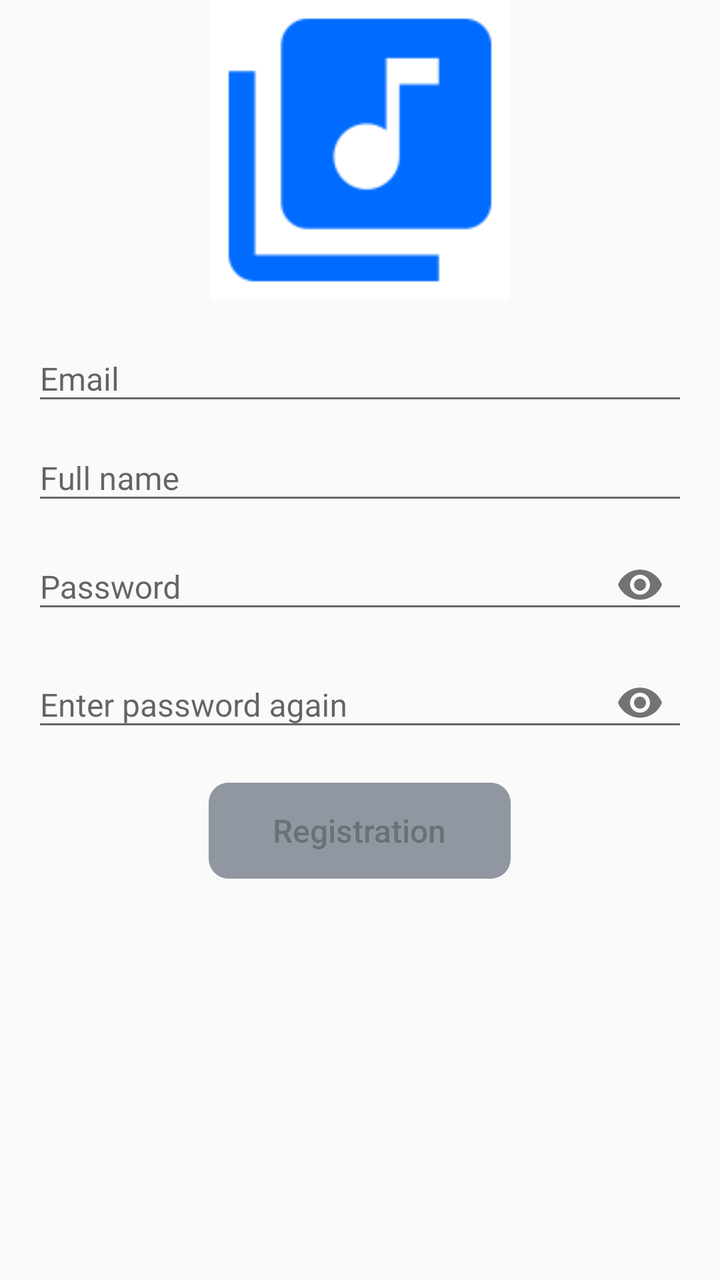
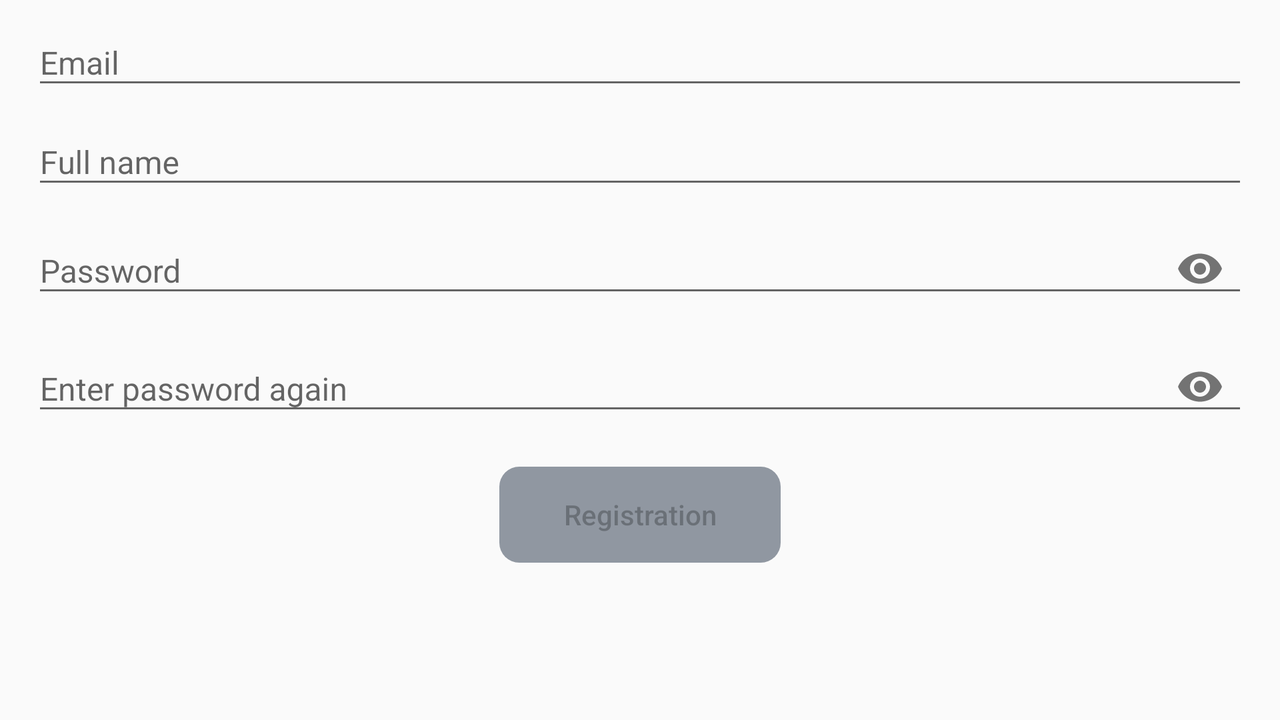

Two renders of one Android screen. The first uses the default layout on a phone; the second uses the alternative layout the repository ships for a different screen configuration, on a matching device. The two XML files are below.
<!-- AndroidManifest.xml: application theme AppTheme -->
<!-- res/layout/fragment_registration.xml -->
<?xml version="1.0" encoding="utf-8"?>
<LinearLayout android:layout_width="match_parent"
    xmlns:app="http://schemas.android.com/apk/res-auto"
    android:layout_gravity="center"
    android:layout_height="wrap_content"
    android:orientation="vertical"
    xmlns:android="http://schemas.android.com/apk/res/android">

    <ImageView
        android:layout_height="150dp"
        android:layout_width="150dp"
        android:layout_gravity="center"
        android:src="@mipmap/ic_logo"
        android:layout_marginBottom="@dimen/custom_margin"
        android:contentDescription="@string/logo" />

    <com.google.android.material.textfield.TextInputLayout
        android:layout_width="match_parent"
        android:layout_height="wrap_content">

        <com.google.android.material.textfield.TextInputEditText
            android:id="@+id/editText_email"
            android:layout_width="match_parent"
            android:layout_height="wrap_content"
            android:layout_marginHorizontal="@dimen/double_custom_margin"
            android:hint="@string/email_hint"
            android:inputType="textEmailAddress"
            android:textSize="@dimen/font_size"
            android:importantForAutofill="no" />
    </com.google.android.material.textfield.TextInputLayout>

    <com.google.android.material.textfield.TextInputLayout
        android:layout_width="match_parent"
        android:layout_height="wrap_content">

        <com.google.android.material.textfield.TextInputEditText
            android:id="@+id/editText_name"
            android:layout_width="match_parent"
            android:layout_height="wrap_content"
            android:layout_marginHorizontal="@dimen/double_custom_margin"
            android:hint="@string/name_hint"
            android:inputType="text"
            android:textSize="@dimen/font_size"
            android:importantForAutofill="no" />
    </com.google.android.material.textfield.TextInputLayout>

    <com.google.android.material.textfield.TextInputLayout
        android:layout_width="match_parent"
        android:layout_height="wrap_content"
        app:passwordToggleEnabled="true">

        <com.google.android.material.textfield.TextInputEditText
            android:id="@+id/editText_password"
            android:layout_width="match_parent"
            android:layout_height="wrap_content"
            android:layout_marginHorizontal="@dimen/double_custom_margin"
            android:hint="@string/password_hint"
            android:inputType="textPassword"
            android:textSize="@dimen/font_size"
            android:importantForAutofill="no" />
    </com.google.android.material.textfield.TextInputLayout>

    <com.google.android.material.textfield.TextInputLayout
        android:layout_width="match_parent"
        android:layout_height="wrap_content"
        app:passwordToggleEnabled="true">

        <com.google.android.material.textfield.TextInputEditText
            android:id="@+id/editText_againPassword"
            android:layout_width="match_parent"
            android:layout_height="wrap_content"
            android:layout_marginHorizontal="@dimen/double_custom_margin"
            android:hint="@string/password_again_hint"
            android:inputType="textPassword"
            android:textSize="@dimen/font_size"
            android:importantForAutofill="no" />
    </com.google.android.material.textfield.TextInputLayout>

    <Button
        android:id="@+id/button_register"
        android:layout_width="wrap_content"
        android:layout_height="wrap_content"
        android:layout_marginTop="@dimen/double_custom_margin"
        android:paddingHorizontal="32dp"
        android:textSize="@dimen/font_size"
        android:layout_gravity="center"
        android:enabled="false"
        style="@style/CustomButtons"
        android:text="@string/registration"
        android:textAllCaps="false" />
</LinearLayout>
<!-- resources referenced by this layout -->
<resources>
  <dimen name="custom_margin">8dp</dimen>
  <dimen name="double_custom_margin">16dp</dimen>
  <dimen name="font_size">16sp</dimen>
  <!-- mipmap ic_logo: png bitmap (mipmap-hdpi, 831 bytes) -->
  <string name="email_hint">Email</string>
  <string name="logo">Logo</string>
  <string name="name_hint">Full name</string>
  <string name="password_again_hint">Enter password again</string>
  <string name="password_hint">Password</string>
  <string name="registration">Registration</string>
  <style name="CustomButtons">
          <item name="android:background">@drawable/custom_button</item>
      </style>
  <style name="AppTheme" parent="Theme.AppCompat.Light.NoActionBar">
          
          <item name="colorPrimary">@color/colorPrimary</item>
          <item name="colorPrimaryDark">@color/colorPrimaryDark</item>
          <item name="colorAccent">@color/colorAccent</item>
      </style>
  <!-- drawable custom_button (drawable) -->
  <?xml version="1.0" encoding="utf-8"?>
  <selector xmlns:android="http://schemas.android.com/apk/res/android">
      <item android:state_enabled="false" android:drawable="@drawable/custom_button_invalid" />
      <item android:state_enabled="true" android:drawable="@drawable/custom_button_valid" />
  </selector>
  <color name="colorPrimary">#006CFF</color>
  <color name="colorPrimaryDark">#01579B</color>
  <color name="colorAccent">#26C6DA</color>
  <!-- drawable custom_button_invalid (drawable) -->
  <?xml version="1.0" encoding="utf-8"?>
  <shape xmlns:android="http://schemas.android.com/apk/res/android" android:shape="rectangle">
      <solid android:color="@color/colorInvalidItem" />
      <corners
          android:bottomRightRadius="@dimen/corner_radius"
          android:topRightRadius="@dimen/corner_radius"
          android:topLeftRadius="@dimen/corner_radius"
          android:bottomLeftRadius="@dimen/corner_radius" />
  </shape>
  <!-- drawable custom_button_valid (drawable) -->
  <?xml version="1.0" encoding="utf-8"?>
  <shape xmlns:android="http://schemas.android.com/apk/res/android" android:shape="rectangle">
      <solid android:color="@color/colorPrimary" />
      <corners
          android:bottomRightRadius="@dimen/corner_radius"
          android:topRightRadius="@dimen/corner_radius"
          android:topLeftRadius="@dimen/corner_radius"
          android:bottomLeftRadius="@dimen/corner_radius" />
  </shape>
  <color name="colorInvalidItem">#9097A1</color>
  <dimen name="corner_radius">10dp</dimen>
</resources>
<!-- res/layout-land/fragment_registration.xml (the author's variant of the layout above) -->
<!-- drawn on the phone turned sideways -->
<?xml version="1.0" encoding="utf-8"?>
<LinearLayout android:layout_width="match_parent"
    xmlns:app="http://schemas.android.com/apk/res-auto"
    android:layout_gravity="center"
    android:layout_height="wrap_content"
    android:orientation="vertical"
    xmlns:android="http://schemas.android.com/apk/res/android">

    <com.google.android.material.textfield.TextInputLayout
        android:layout_width="match_parent"
        android:layout_height="wrap_content">

        <com.google.android.material.textfield.TextInputEditText
            android:id="@+id/editText_email"
            android:layout_width="match_parent"
            android:layout_height="wrap_content"
            android:layout_marginHorizontal="@dimen/double_custom_margin"
            android:hint="@string/email_hint"
            android:inputType="textEmailAddress"
            android:textSize="@dimen/font_size"
            android:importantForAutofill="no" />
    </com.google.android.material.textfield.TextInputLayout>

    <com.google.android.material.textfield.TextInputLayout
        android:layout_width="match_parent"
        android:layout_height="wrap_content">

        <com.google.android.material.textfield.TextInputEditText
            android:id="@+id/editText_name"
            android:layout_width="match_parent"
            android:layout_height="wrap_content"
            android:layout_marginHorizontal="@dimen/double_custom_margin"
            android:hint="@string/name_hint"
            android:inputType="text"
            android:textSize="@dimen/font_size"
            android:importantForAutofill="no" />
    </com.google.android.material.textfield.TextInputLayout>

    <com.google.android.material.textfield.TextInputLayout
        android:layout_width="match_parent"
        android:layout_height="wrap_content"
        app:passwordToggleEnabled="true">

        <com.google.android.material.textfield.TextInputEditText
            android:id="@+id/editText_password"
            android:layout_width="match_parent"
            android:layout_height="wrap_content"
            android:layout_marginHorizontal="@dimen/double_custom_margin"
            android:hint="@string/password_hint"
            android:inputType="textPassword"
            android:textSize="@dimen/font_size"
            android:importantForAutofill="no" />
    </com.google.android.material.textfield.TextInputLayout>

    <com.google.android.material.textfield.TextInputLayout
        android:layout_width="match_parent"
        android:layout_height="wrap_content"
        app:passwordToggleEnabled="true">

        <com.google.android.material.textfield.TextInputEditText
            android:id="@+id/editText_againPassword"
            android:layout_width="match_parent"
            android:layout_height="wrap_content"
            android:layout_marginHorizontal="@dimen/double_custom_margin"
            android:hint="@string/password_again_hint"
            android:inputType="textPassword"
            android:textSize="@dimen/font_size"
            android:importantForAutofill="no" />
    </com.google.android.material.textfield.TextInputLayout>

    <Button
        android:id="@+id/button_register"
        android:layout_width="wrap_content"
        android:layout_height="wrap_content"
        android:layout_marginTop="@dimen/double_custom_margin"
        android:paddingHorizontal="32dp"
        android:layout_gravity="center"
        style="@style/CustomButtons"
        android:enabled="false"
        android:text="@string/registration"
        android:textAllCaps="false" />
</LinearLayout>
<!-- resources referenced by the variant -->
<!-- as the phone turned sideways resolves them -->
<resources>
  <dimen name="double_custom_margin">16dp</dimen>
  <dimen name="font_size">16sp</dimen>
  <string name="email_hint">Email</string>
  <string name="name_hint">Full name</string>
  <string name="password_again_hint">Enter password again</string>
  <string name="password_hint">Password</string>
  <string name="registration">Registration</string>
  <style name="CustomButtons">
          <item name="android:background">@drawable/custom_button</item>
      </style>
  <style name="AppTheme" parent="Theme.AppCompat.Light.NoActionBar">
          
          <item name="colorPrimary">@color/colorPrimary</item>
          <item name="colorPrimaryDark">@color/colorPrimaryDark</item>
          <item name="colorAccent">@color/colorAccent</item>
      </style>
  <!-- drawable custom_button (drawable) -->
  <?xml version="1.0" encoding="utf-8"?>
  <selector xmlns:android="http://schemas.android.com/apk/res/android">
      <item android:state_enabled="false" android:drawable="@drawable/custom_button_invalid" />
      <item android:state_enabled="true" android:drawable="@drawable/custom_button_valid" />
  </selector>
  <color name="colorPrimary">#006CFF</color>
  <color name="colorPrimaryDark">#01579B</color>
  <color name="colorAccent">#26C6DA</color>
  <!-- drawable custom_button_invalid (drawable) -->
  <?xml version="1.0" encoding="utf-8"?>
  <shape xmlns:android="http://schemas.android.com/apk/res/android" android:shape="rectangle">
      <solid android:color="@color/colorInvalidItem" />
      <corners
          android:bottomRightRadius="@dimen/corner_radius"
          android:topRightRadius="@dimen/corner_radius"
          android:topLeftRadius="@dimen/corner_radius"
          android:bottomLeftRadius="@dimen/corner_radius" />
  </shape>
  <!-- drawable custom_button_valid (drawable) -->
  <?xml version="1.0" encoding="utf-8"?>
  <shape xmlns:android="http://schemas.android.com/apk/res/android" android:shape="rectangle">
      <solid android:color="@color/colorPrimary" />
      <corners
          android:bottomRightRadius="@dimen/corner_radius"
          android:topRightRadius="@dimen/corner_radius"
          android:topLeftRadius="@dimen/corner_radius"
          android:bottomLeftRadius="@dimen/corner_radius" />
  </shape>
  <color name="colorInvalidItem">#9097A1</color>
  <dimen name="corner_radius">10dp</dimen>
</resources>
